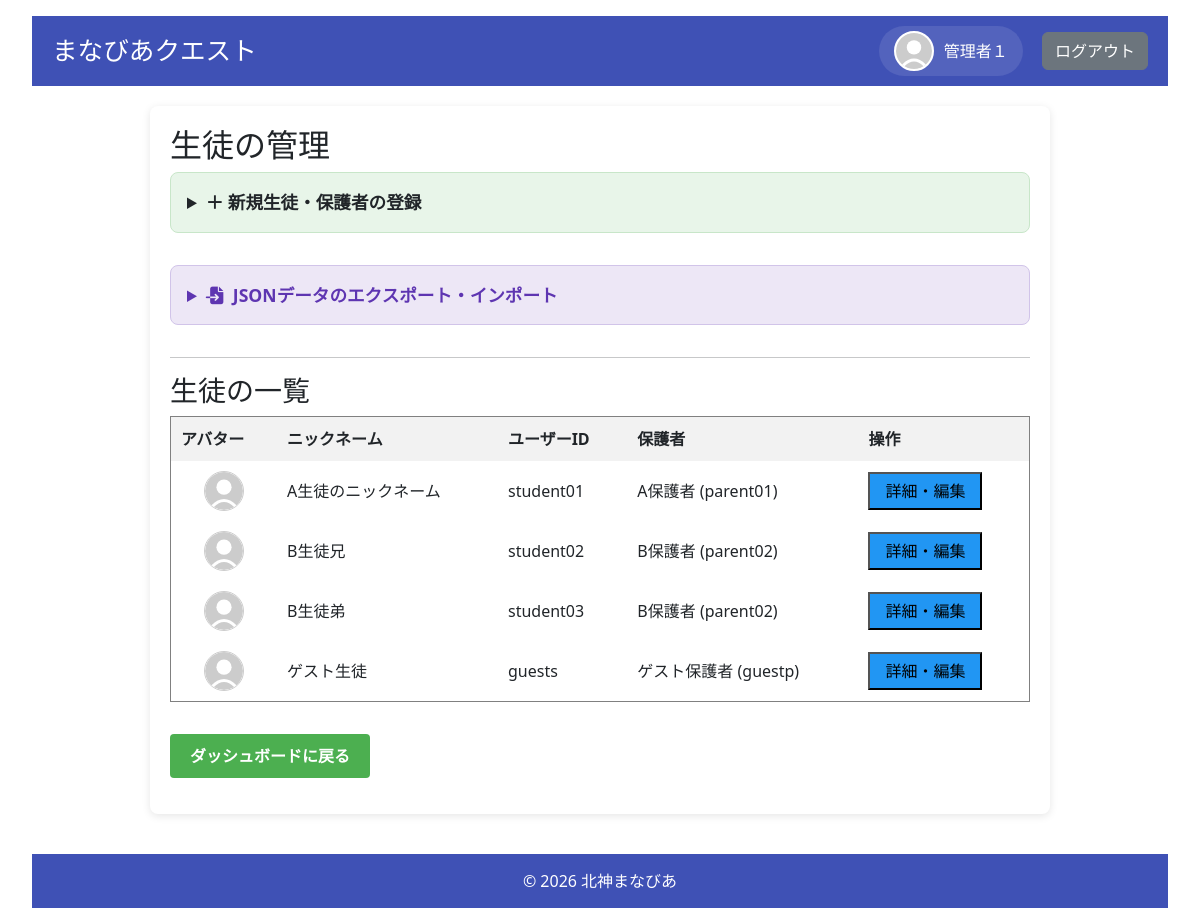
Page /admin/students (signed in) on the earlier database version.
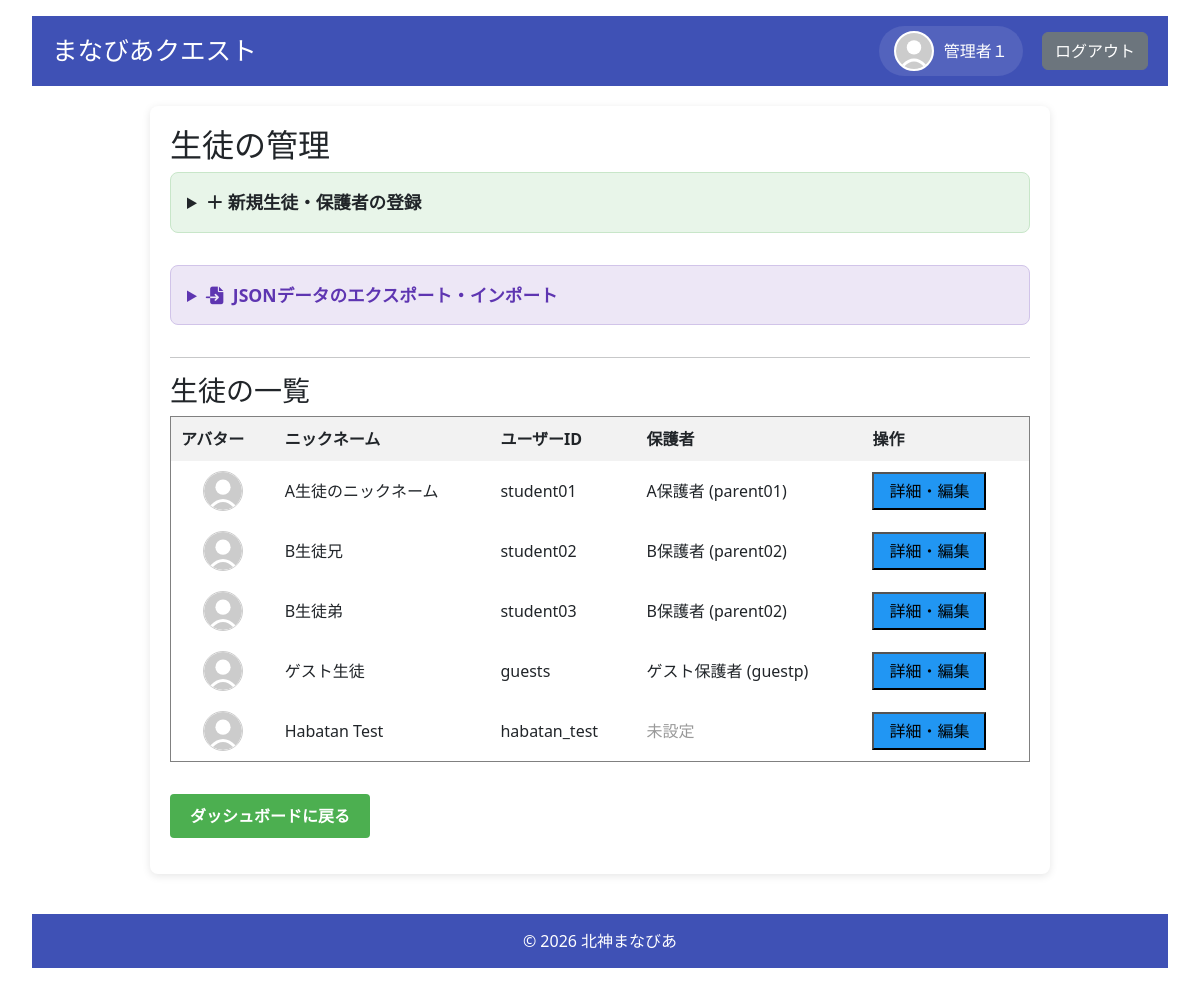
Same page on the later database version.
### models.py (models this page shows, shortened)
class User(UserMixin, db.Model):
    __tablename__ = 'users'
    id = db.Column(db.Integer, primary_key=True)
    username = db.Column(db.String(80), unique=True, nullable=False)
    password_hash = db.Column(db.String(128), nullable=False)
    role = db.Column(db.String(20), nullable=False)  # 'admin', 'student', 'parent'
    is_first_login = db.Column(db.Boolean, default=True, nullable=False)
    nickname = db.Column(db.String(80), nullable=True)
    avatar = db.Column(db.String(200), nullable=True)
    parent_id = db.Column(db.Integer, db.ForeignKey('users.id'), nullable=True)
    user_level = db.Column(db.Integer, default=1)
    medals = db.Column(db.Integer, default=0)
    user_title = db.Column(db.String(100), default='見習い')
    target_levels_json = db.Column(db.String(200), default='{"math": "Lv1", "english": "Lv1", "japanese": "Lv1"}')
    children = db.relationship('User', backref=db.backref('parent', remote_side=[id]), lazy='dynamic')
    attempt_logs = db.relationship('QuestAttemptLog', back_populates='user', cascade="all, delete-orphan")
    @property
    def display_name(self):
        return self.nickname if self.nickname else self.username
    @property
    def avatar_url(self):
        if self.avatar:
            return f"/static/images/avatars/{self.avatar}"
        return "/static/images/avatars/default.svg"

### app.py (the view)
@app.route('/admin/students')
def manage_students():
    if session.get('role') != 'admin' :
        return redirect(url_for('login'))
    users = safe_query_all(User.query.filter_by(role='student'))
    data = []
    for user in users:
        user_data = {
            'id': user.id,
            'username': user.username,
            'nickname': user.nickname,
            'progress': [],
            'medals': [],
            'parent': None
        }
        if user.parent:
            user_data['parent'] = {
                'id': user.parent.id,
                'username': user.parent.username,
                'nickname': user.parent.nickname
            }
        progress_records = safe_query_all(UserProgress.query.filter_by(user_id=user.id, status='cleared'))
        if not progress_records:
            user_data['progress'] = []
        else:
            quest_ids = list(set(p.quest_id for p in progress_records))
            quests = safe_query_all(Quest.query.filter(Quest.id.in_(quest_ids)))
            quest_map = {q.id: q for q in quests}
            from collections import defaultdict
            aggregated = defaultdict(int)
            for p in progress_records:
                quest = quest_map.get(p.quest_id)
                if quest:
                    key = (quest.title, quest.level)
                    aggregated[key] += 1
            processed_progress = []
            for (title, level), count in sorted(aggregated.items()):
                jp_title = SUBJECT_KEY_TO_JP.get(title, title)
                processed_progress.append({'title': jp_title, 'level': level, 'count': count})
            user_data['progress'] = processed_progress
        medal_counts = safe_query_all(db.session.query(
            QuestHistory.quest_id,
            QuestHistory.attempts
        ).filter_by(user_id=user.id))
        user_data['medals'] = [{'quest_id': m[0], 'count': m[1]} for m in medal_counts]
        data.append(user_data)
    all_parents = safe_query_all(User.query.filter_by(role='parent'))
    parent_list = [{'id': p.id, 'username': p.username, 'nickname': p.nickname} for p in all_parents]
    return render_template('manage_students.html', students=data, parents=parent_list)

### app.py (called while the page is built)
@app.context_processor
def inject_markdown_help():
    def get_markdown_help():
        try:
            filepath = os.path.join(basedir, 'Markdown_help.md')
            with open(filepath, 'r', encoding='utf-8') as f:
                return f.read()
        except Exception as e:
            app.logger.error(f"Error reading Markdown_help.md: {e}")
            return "ヘルプファイルを読み込めませんでした。"
    return dict(get_markdown_help=get_markdown_help)

def safe_get(model, ident, retries=5, delay=1.0):
    for i in range(retries):
        try:
            return db.session.get(model, ident)
        except OperationalError as e:
            if "disk I/O error" in str(e) or "database is locked" in str(e):
                app.logger.warning(f"Database get failed (attempt {i+1}/{retries}): {e}. Retrying in {delay}s...")
                time.sleep(delay)
                continue
            raise
    return db.session.get(model, ident)

def safe_query_all(query, retries=5, delay=1.0):
    for i in range(retries):
        try:
            return query.all()
        except OperationalError as e:
            if "disk I/O error" in str(e) or "database is locked" in str(e):
                app.logger.warning(f"Database query all failed (attempt {i+1}/{retries}): {e}. Retrying in {delay}s...")
                time.sleep(delay)
                continue
            raise
    return query.all()

@login_manager.user_loader
def load_user(user_id):
    return safe_get(User, int(user_id))

### templates/manage_students.html (shortened to what this page needs)
{% extends "base.html" %}
{% block content %}
<h2>生徒の管理</h2>
<details style="background: #e8f5e9; padding: 1rem; margin-bottom: 2rem; border-radius: 8px; border: 1px solid #c8e6c9;">
    <summary style="cursor: pointer; font-weight: bold; font-size: 1.1rem;">＋ 新規生徒・保護者の登録</summary>
</details>
<details style="background: #ede7f6; padding: 1rem; margin-bottom: 2rem; border-radius: 8px; border: 1px solid #d1c4e9;">
    <summary style="cursor: pointer; font-weight: bold; font-size: 1.1rem; color: #5e35b1;">
        <i class="fa-solid fa-file-import" style="margin-right: 5px;"></i> JSONデータのエクスポート・インポート
    </summary>
</details>
<hr>
<h3>生徒の一覧</h3>
<div style="overflow-x: auto; margin-bottom: 2rem;">
    <table border="1" cellpadding="10" style="width: 100%; border-collapse: collapse; background: white;">
        <thead style="background: #f2f2f2;">
            <tr>
                <th>アバター</th>
                <th>ニックネーム</th>
                <th>ユーザーID</th>
                <th>保護者</th>
                <th>操作</th>
            </tr>
        </thead>
        <tbody>
            {% for student in students %}
            <tr id="row_{{ student.id }}">
                <td style="text-align: center;">
                    <div style="width: 40px; height: 40px; border-radius: 50%; overflow: hidden; margin: 0 auto; border: 1px solid #ccc;">
                        <img src="{{ url_for('static', filename='images/avatars/' + (student.avatar if student.avatar else 'default.svg')) }}" style="width: 100%; height: 100%; object-fit: cover;">
                    </div>
                </td>
                <td>{{ student.nickname }}</td>
                <td>{{ student.username }}</td>
                <td>
                    {% if student.parent %}
                        {{ student.parent.nickname }} ({{ student.parent.username }})
                    {% else %}
                        <span style="color: #999;">未設定</span>
                    {% endif %}
                </td>
                <td>
                    <button type="button" onclick="showStudentDetail('{{ student.id }}')" style="padding: 5px 15px; background-color: #2196F3;">詳細・編集</button>
                </td>
            </tr>
            {% endfor %}
        </tbody>
    </table>
</div>
<p><a href="{{ url_for('dashboard_' + current_user.role) }}" class="button">ダッシュボードに戻る</a></p>
{% endblock %}

### templates/base.html (shortened to what this page needs)
<!DOCTYPE html>
<html lang="ja">
<head>
    <link rel="stylesheet" href="{{ url_for('static', filename='css/style.css') }}">
    <link href="https://cdn.jsdelivr.net/npm/bootstrap@5.3.2/dist/css/bootstrap.min.css" rel="stylesheet">
    <link rel="stylesheet" href="https://cdnjs.cloudflare.com/ajax/libs/font-awesome/6.5.1/css/all.min.css">
</head>
<body>
    <header>
        <h1>まなびあクエスト</h1>
        <nav>
            {% if current_user.is_authenticated %}
            <a href="{{ url_for('profile') }}" class="nav-profile">
                <div class="avatar-container">
                    <img src="{{ current_user.avatar_url }}">
                </div>
                <span>{{ current_user.display_name }}</span>
            </a>
            {% endif %}
            <a href="{{ url_for('logout') }}" class="btn btn-secondary">ログアウト</a>
        </nav>
    </header>
    <main>
        {% block content %}{% endblock %}
    </main>
    <footer>
        &copy; 2026 北神まなびあ
    </footer>
</body>
</html>

### static/css/style.css (style rules this page uses)
body { font-family: "Helvetica Neue", Helvetica, Arial, sans-serif; background-color: #f5f7fa; color: #333333; margin: 0; padding: 1rem 2rem; line-height: 1.6; }
header { background-color: #3f51b5; color: white; padding: 10px 20px; display: flex; align-items: center; justify-content: space-between; min-height: 60px; }
header h1 { margin: 0; font-size: 1.6rem; white-space: nowrap; }
nav { display: flex; align-items: center; gap: 1.2rem; flex-shrink: 0; }
.nav-profile { display: flex; align-items: center; gap: 10px; color: white; text-decoration: none; background: rgba(255,255,255,0.1); padding: 5px 15px; border-radius: 30px; transition: background 0.2s; }
.avatar-container { width: 40px; height: 40px; border-radius: 50%; overflow: hidden; background-color: #eee; flex-shrink: 0; border: 2px solid white; }
.avatar-container img { width: 100%; height: 100%; object-fit: cover; margin-right: 0; }
main { max-width: 900px; margin: 20px auto; padding: 20px; background-color: white; border-radius: 8px; box-shadow: 0 2px 8px rgba(0,0,0,0.1); }
footer { text-align: center; padding: 15px 10px; background-color: #3f51b5; color: white; margin-top: 40px; }
h1, h2 { color: #3f51b5; margin-top: 0; }
h3 { color: #303f9f; margin-bottom: 10px; }
img { max-width: 100%; height: auto; margin-right: 10px; }
.btn { display: inline-block; padding: 10px 20px; font-size: 16px; font-weight: 600; text-decoration: none; border-radius: 4px; border: none; cursor: pointer; transition: background-color 0.3s ease, opacity 0.2s ease; user-select: none; text-align: center; }
.btn-secondary { background-color: #e0e0e0; color: #333; }
.button { @extend .btn; @extend .btn-primary; }
.button { background-color: #4CAF50; color: white; padding: 10px 20px; border-radius: 4px; text-decoration: none; display: inline-block; font-weight: 600; cursor: pointer; }

Differences in the rows shown:
added User: nickname "Habatan Test", username "habatan_test", shows "未設定"
